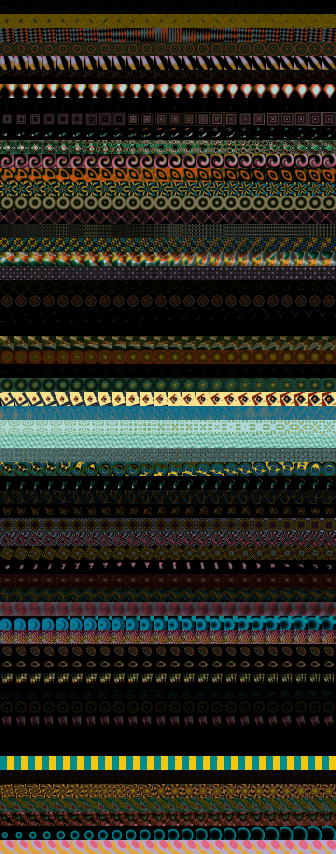
#> input picture assets/pattern-preview-atlas.png, 672 x 1708 px (shown at 1/2 size)
$ python pack_soukan_preview.py
#> lines starting #> are read from the running program, lines starting #| are printed output that depends on the picture
### tools/profile_pattern_library.py
#!/usr/bin/env python3
"""Benchmark every firmware pattern and sample its real rendered preview frames."""

from __future__ import annotations

import argparse
import glob
import json
import pathlib
import struct
import time
import zlib
import urllib.request


ROOT = pathlib.Path(__file__).resolve().parent.parent
ASSET = ROOT / "assets" / "pattern-preview-atlas.png"
HEADER = ROOT / "src" / "generated" / "PatternPreviewAtlas.h"
REPORT = ROOT / "docs" / "pattern-benchmark.json"
BUILT_INS = [
    "Starfield", "Warped Checkerboard", "Moiré Rings", "Moiré Lines",
    "Warping Checkers", "Shockwave", "Warp Corridors", "Pixel Avalanche",
    "Kaleidoscope", "Bayer Flow", "Floyd Flow", "Snake", "Squares",
    "Perspective Flow", "Flow Sphere", "2D Flow Field",
]


# [5 lines left out: function discover_port, not called in this run]


class MatrixUsb:
    # [5 lines left out: function __init__, not called in this run]

    def close(self):
        self.serial.close()

    # [32 lines left out: functions request, json_get, command, preview, not called in this run]


class MatrixHttp:
    def __init__(self, host: str):
        self.base = host.rstrip('/') if host.startswith('http') else 'http://' + host

    def close(self):
        pass

    def json_get(self, resource: str):
        with urllib.request.urlopen(self.base + '/' + resource.lower(), timeout=30) as response:
            return json.load(response)

    # [20 lines left out: functions command, preview, not called in this run]


def rgb332(value: int) -> tuple[int, int, int]:
    r, g, b = (value >> 5) & 7, (value >> 2) & 7, value & 3
    return round(r * 255 / 7), round(g * 255 / 7), round(b * 255 / 3)


# [18 lines left out: function png_bytes, not called in this run]


def write_header(data: bytes, frame_width: int, frame_height: int,
                 frames: int, patterns: int, interval_ms: int = 67):
    HEADER.parent.mkdir(parents=True, exist_ok=True)
    lines = [
        "#pragma once",
        "#include <Arduino.h>",
        "",
        f"constexpr uint16_t PATTERN_PREVIEW_WIDTH = {frame_width};",
        f"constexpr uint16_t PATTERN_PREVIEW_HEIGHT = {frame_height};",
        f"constexpr uint8_t PATTERN_PREVIEW_FRAMES = {frames};",
        f"constexpr uint8_t PATTERN_PREVIEW_COUNT = {patterns};",
        f"constexpr uint16_t PATTERN_PREVIEW_INTERVAL_MS = {interval_ms};",
        f"constexpr size_t PATTERN_PREVIEW_ATLAS_SIZE = {len(data)};",
        f"constexpr uint32_t PATTERN_PREVIEW_ATLAS_KEY = {zlib.crc32(data)&0xFFFFFFFF}U;",
        "const uint8_t PATTERN_PREVIEW_ATLAS[] PROGMEM = {",
    ]
    for offset in range(0, len(data), 16):
        lines.append("  " + ",".join(f"0x{value:02X}" for value in data[offset:offset+16]) + ",")
    lines.extend(["};", ""])
    HEADER.write_text("\n".join(lines), encoding="utf-8")


# [139 lines left out: functions read_generated_atlas, main, not called in this run]


# [2 lines that do not run on import are left out]

### tools/pack_soukan_preview.py
"""Encode lossless source atlas for S3 and flash-constrained WROOM targets."""
import io,json
from pathlib import Path
from PIL import Image
from profile_pattern_library import ASSET,HEADER,write_header
root=Path(__file__).resolve().parent.parent

def pack():
 source=Image.open(ASSET).convert('RGB');frames=source.width//28;count=source.height//28
#> in pack, source is the input picture: PIL image 672x1708 RGB; mean R, G, B 44.6, 44.4, 33.5
#> after `frames = source.width // 28`: frames = 24
#> after `count = source.height // 28`: count = 61
 assert source.size==(28*frames,28*count)
 profiles={};headers={}
 for name,size,budget in (('hub75',28,500000),('ws2812',16,215000)):
  if size==28:atlas=source
  else:
   atlas=Image.new('RGB',(size*frames,size*count))
   for y in range(count):
    for x in range(frames):
     atlas.paste(source.crop((x*28,y*28,(x+1)*28,(y+1)*28)).resize((size,size),Image.Resampling.BOX),(x*size,y*size))
  for colors in (256,224,192,160,128,96,64):
   indexed=atlas.quantize(colors=colors,method=Image.Quantize.MEDIANCUT,dither=Image.Dither.NONE)
   stream=io.BytesIO();indexed.save(stream,format='PNG',optimize=True);data=stream.getvalue()
   if len(data)<=budget:break
  assert len(data)<=budget,(name,len(data))
  write_header(data,size,size,frames,count,67);headers[name]=HEADER.read_text()
  (root/f'assets/pattern-preview-soukan-{name}.png').write_bytes(data)
  error=sum(abs(a-b) for a,b in zip(atlas.tobytes(),indexed.convert('RGB').tobytes()))/(atlas.width*atlas.height*3)
  profiles[name]={'tileSize':size,'frames':frames,'patterns':count,'intervalMs':67,'colors':colors,'bytes':len(data),'meanAbsoluteRgb8Error':round(error,3)}
#> this loop made 2 passes
#> error on passes 1 to 2: 2.44, 2.54
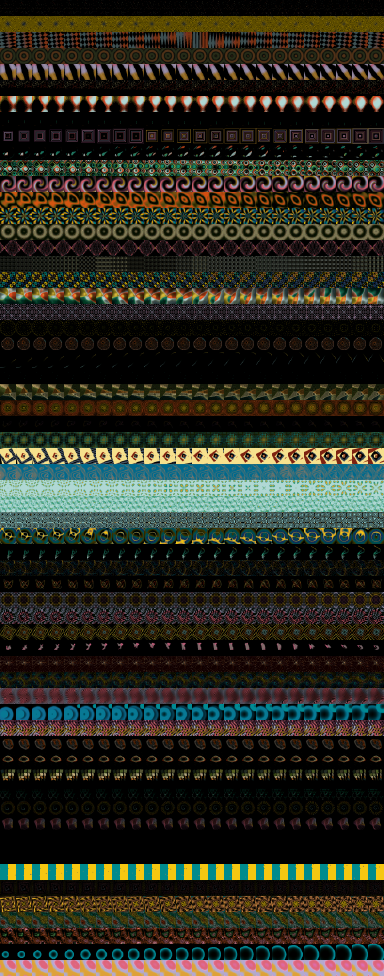
#> atlas: PIL image 384x976 RGB; mean R, G, B 44.7, 44.5, 33.6
#> after the loop, headers = 2 items; profiles = 2 items
 HEADER.write_text('#pragma once\n// Same captured animation frames; target-specific thumbnail budget.\n#if defined(MATRIX_PROFILE_WS2812)\n'+headers['ws2812']+'\n#else\n'+headers['hub75']+'\n#endif\n')
 (root/'docs/soukan-preview-encoding.json').write_text(json.dumps(profiles,indent=2)+'\n')
 print(json.dumps(profiles,indent=2))
#> (printed output is left out)
if __name__=='__main__':pack()
